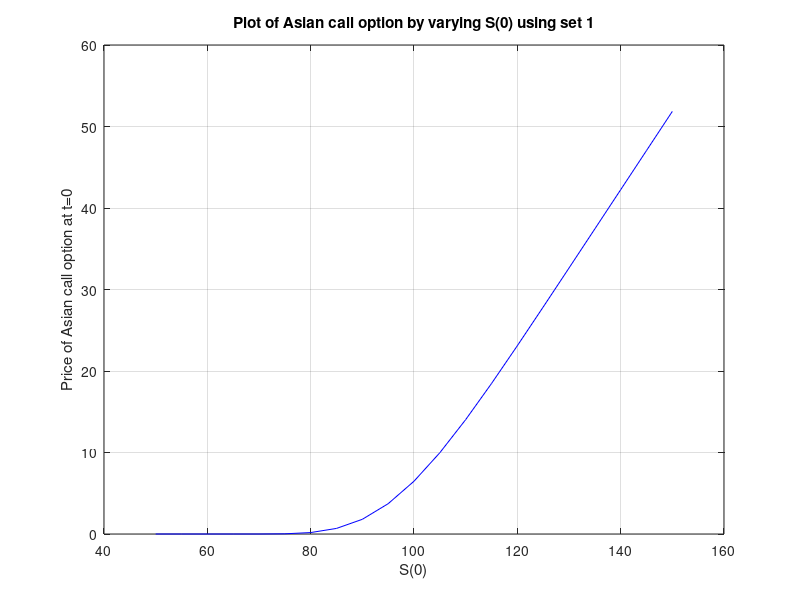
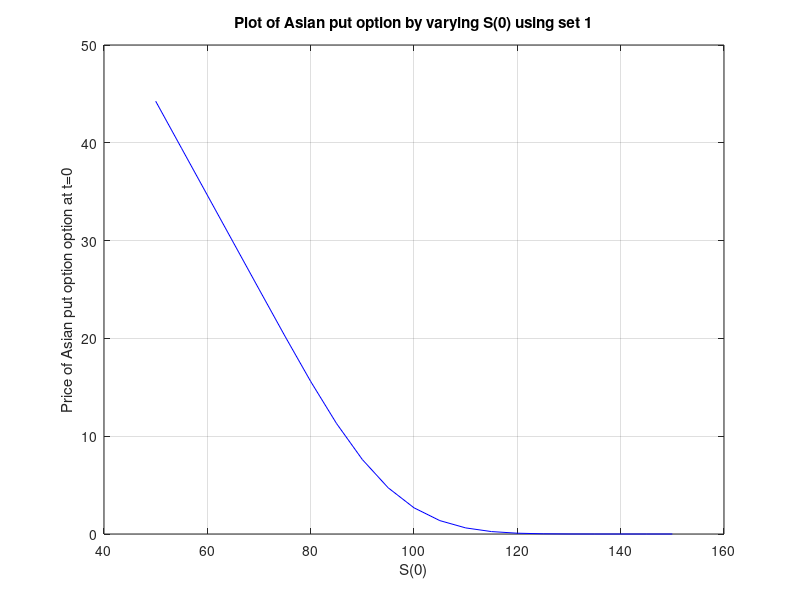
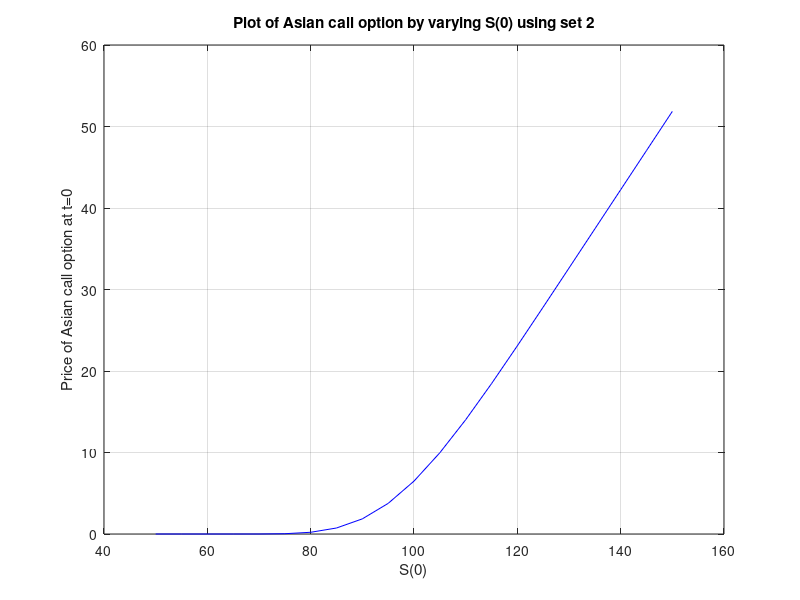
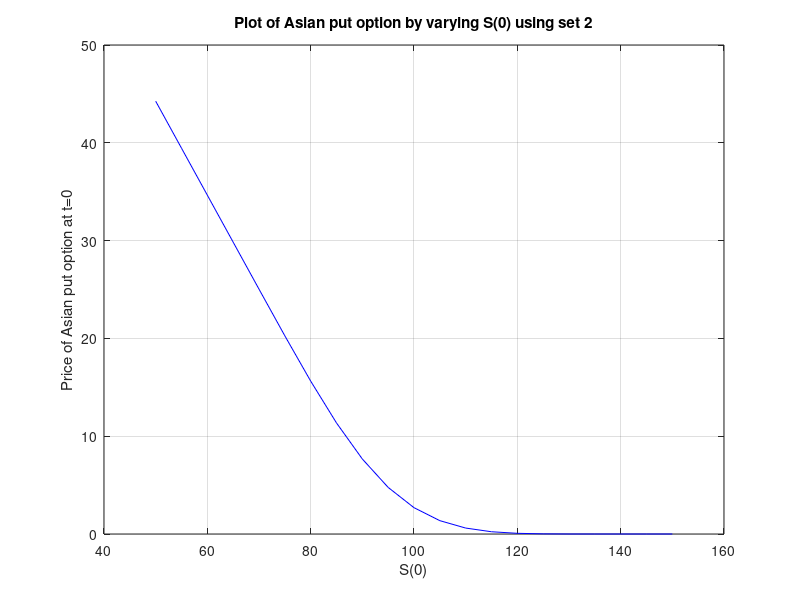

Write MATLAB code to recreate these figures, in order.
function[root]=lab2_q2opt()
    k=100;T=1;r=0.08;sig=0.2;m=10;t=T/m;
    %a=zeros(m+1);
    a(1)=100;
    [b,c]=solve1(set1_u(sig,t),set1_d(sig,t),k,T,r,sig,m,t,a);
    fprintf('For set 1 The value of Asian call  is %.8f\n',b(1))
    fprintf('For set 1 The value of Asian put   is %.8f\n',c(1));
    fprintf('\n\n');
    [b,c]=solve1(set2_u(sig,t,r),set2_d(sig,t,r),k,T,r,sig,m,t,a);
    fprintf('For set 2 The value of Asian call  is %.8f\n',b(1))
    fprintf('For set 2 The value of Asian put   is %.8f\n',c(1));
    fprintf('\n\n');
    x=[50:5:150];
    xx={'S(0)', 'K', 'r' , 'sigma', 'm'};
    for i=1:length(x)
        a(1)=x(i);
        [b,c]=solve1(set1_u(sig,t),set1_d(sig,t),k,T,r,sig,m,t,a);
        call(i)=b(1);put(i)=c(1);
        [b1,c1]=solve1(set2_u(sig,t,r),set2_d(sig,t,r),k,T,r,sig,m,t,a);
         call1(i)=b1(1);put1(i)=c1(1);
    end
    %graphical_S0(x,call,put,call1,put1);
    a(1)=100;
    graphical(x,call,put,call1,put1,xx,1);
    for i=1:length(x)
        k=x(i);
        [b,c]=solve1(set1_u(sig,t),set1_d(sig,t),k,T,r,sig,m,t,a);
        call(i)=b(1);put(i)=c(1);
        [b1,c1]=solve1(set2_u(sig,t,r),set2_d(sig,t,r),k,T,r,sig,m,t,a);
         call1(i)=b1(1);put1(i)=c1(1);
    end
    %graphical_k(x,call,put,call1,put1);
    k=100;
    graphical(x,call,put,call1,put1,xx,2);
    x=[];call=[];put=[];call1=[];put1=[];
    x=[.04:.01:.16];
    for i=1:length(x)
        r=x(i);
        if exp(r*t)>=set1_d(sig,t) && exp(r*t)<=set1_u(sig,t) % Arbitrage condition
            [b,c]=solve1(set1_u(sig,t),set1_d(sig,t),k,T,r,sig,m,t,a);
            call(i)=b(1);put(i)=c(1);
        end
        if exp(r*t)>=set2_d(sig,t,r) && exp(r*t)<=set2_u(sig,t,r) % Arbitrage condition
            [b1,c1]=solve1(set2_u(sig,t,r),set2_d(sig,t,r),k,T,r,sig,m,t,a);
            call1(i)=b1(1);put1(i)=c1(1);
        end
    end
    %graphical_r(x,call,put,call1,put1);
    r=.08;
    graphical(x,call,put,call1,put1,xx,3);
    x=[];call=[];put=[];call1=[];put1=[];
    x=[.1:.01:.3];
    for i=1:length(x)
        sig=x(i);
        [b,c]=solve1(set1_u(sig,t),set1_d(sig,t),k,T,r,sig,m,t,a);
        call(i)=b(1);put(i)=c(1);
        [b1,c1]=solve1(set2_u(sig,t,r),set2_d(sig,t,r),k,T,r,sig,m,t,a);
        call1(i)=b1(1);put1(i)=c1(1);
    end
    % graphical_sig(x,call,put,call1,put1);
    graphical(x,call,put,call1,put1,xx,4);
    x=[];call=[];put=[];sig=0.2;
     call1=[];put1=[];
    x=[1:1:10];
    for k=95:5:105
        for i=1:length(x)
             m=x(i);t=T/m;
             [b,c]=solve1(set1_u(sig,t),set1_d(sig,t),k,T,r,sig,m,t,a);
             call(i)=b(1);put(i)=c(1);
             [b1,c1]=solve1(set2_u(sig,t,r),set2_d(sig,t,r),k,T,r,sig,m,t,a);
             call1(i)=b1(1);put1(i)=c1(1);
        end
        graphical_m(x,call,put,call1,put1,k);
       % graphical(x,call,put,call1,put1,xx,5);
        m=100;t=T/m;
    end
end

function[root]=set1_u(sig,t)
     root=exp(sig*sqrt(t));
end
function[root]=set1_d(sig,t)
     root=exp(-1*sig*sqrt(t));
end
function[root]=set2_u(sig,t,r);
     root=exp(sig*sqrt(t)+(r-0.5*sig*sig)*t);
end
function[root]=set2_d(sig,t,r);
    root=exp(-1*sig*sqrt(t)+(r-0.5*sig*sig)*t);
end

function[]=graphical(x,call,put,call1,put1,xx,j)
    figure();
    p=plot(x,call,'b');
    grid on
    title1=['Plot of Asian call option by varying ', xx{j} , ' using set 1'];
    title(sprintf('%s',title1));
    xlabel(xx{j});ylabel('Price of Asian call option at t=0');
    saveas(p,title1, 'png');
    figure();
    p=plot(x,put,'b');grid on
    title1=['Plot of Asian put option by varying ', xx{j} , ' using set 1'];
    title(sprintf('%s',title1));
    xlabel(xx{j});ylabel('Price of Asian put option option at t=0');
    saveas(p,title1, 'png');
    figure();
    p=plot(x,call1,'b');grid on
    title1=['Plot of Asian call option by varying ', xx{j} , ' using set 2'];
    title(sprintf('%s',title1));
    xlabel(xx{j});ylabel('Price of Asian call option at t=0');
    saveas(p,title1, 'png');
    figure();
    p=plot(x,put1,'b');grid on
    title1=['Plot of Asian put option by varying ', xx{j} , ' using set 2'];
    title(sprintf('%s',title1));
    xlabel(xx{j});ylabel('Price of Asian put option at t=0');
    saveas(p,title1, 'png');
end
function[]=graphical_m(x,call,put,call1,put1,k)
    figure();
    p=plot(x,call,'b');grid on
    title1=['Plot of Asian call option by varying m using set 1 and k= ',num2str(k)];
    title(sprintf('Plot of Asian call option by varying m using set 1 and k= %d',k));
    xlabel('m');ylabel('Price of Asian call option at t=0');
    saveas(p,title1, 'png');
    figure();
    p=plot(x,put,'b');grid on
    title1=['Plot of Asian put option by varying m using set 1 and k= ',num2str(k)];
    title(sprintf('Plot of Asian put option by varying m using set 1 and k= %d',k));
    xlabel('m');ylabel('Price of Asian put option at t=0');
    saveas(p,title1, 'png');
    figure();
    p=plot(x,call1,'b');grid on
    title1=['Plot of Asian call option by varying m using set 2 and k= ',num2str(k)];
    title(sprintf('Plot of Asian call option by varying m using set 2 and k= %d',k));
    xlabel('m');ylabel('Price of Asian call option at t=0');
    saveas(p,title1, 'png');
    figure();
    p=plot(x,put1,'b');grid on
    title1=['Plot of Asian put option by varying m using set 2 and k= ', num2str(k)];
    title(sprintf('Plot of Asian put option by varying m using set 2 and k= %d', k));
    xlabel('m');ylabel('Price of Asian put option at t=0');
    saveas(p,title1, 'png');
end



function[root1,root2]=solve1(u,d,k,T,r,sig,m,t,a)
   % b=zeros(m+1);c=zeros(m+1);
    p=(exp(r*t)-d)/(u-d);
    q=(u-exp(r*t))/(u-d);
    for i=1:(2^m-1)
        a(2*i)=a(i)*u;
        a(2*i+1)=a(i)*d;
    end
    b=a;
    for i=2:2^(m+1)-1
        if mod(i,2)==0
            b(i)=b(i)+b(i/2);
        else
            b(i)=b(i)+b((i-1)/2);
        end
    end
    c=b;
    for i=2^(m):2^(m+1)-1
        b(i)=b(i)/(m+1);c(i)=c(i)/(m+1);
        b(i)=max(b(i)-k,0);c(i)=max(k-c(i),0);
    end
    for i=(2^m-1):-1:1
        b(i)=exp(-1*r*t)*(p*b(2*i)+q*b(2*i+1));
        c(i)=exp(-1*r*t)*(p*c(2*i)+q*c(2*i+1));
    end
        
   % printing(a,m);
    root1=b;root2=c;
end

function[]=printing(a,m)
    for i=1:m+1
        for j=1:i
            fprintf(1,'%f ',a(i,j));
        end
        fprintf('\n');
    end
end